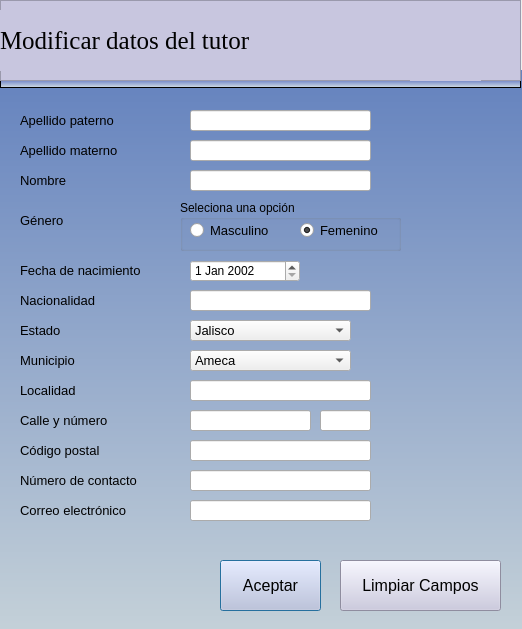
<?xml version="1.0" encoding="UTF-8"?>
<ui version="4.0">
 <class>Dialog_EditarTutor</class>
 <widget class="QDialog" name="Dialog_EditarTutor">
  <property name="geometry">
   <rect>
    <x>0</x>
    <y>0</y>
    <width>522</width>
    <height>629</height>
   </rect>
  </property>
  <property name="windowTitle">
   <string>Editar tutor</string>
  </property>
  <property name="windowIcon">
   <iconset>
    <normaloff>:/images/terapeuta.png</normaloff>:/images/terapeuta.png</iconset>
  </property>
  <widget class="QLineEdit" name="leLocalidad">
   <property name="geometry">
    <rect>
     <x>190</x>
     <y>380</y>
     <width>181</width>
     <height>21</height>
    </rect>
   </property>
   <property name="font">
    <font>
     <pointsize>10</pointsize>
    </font>
   </property>
   <property name="maxLength">
    <number>28</number>
   </property>
  </widget>
  <widget class="QLabel" name="label_16">
   <property name="geometry">
    <rect>
     <x>20</x>
     <y>500</y>
     <width>141</width>
     <height>21</height>
    </rect>
   </property>
   <property name="font">
    <font>
     <pointsize>10</pointsize>
    </font>
   </property>
   <property name="text">
    <string>Correo electrónico</string>
   </property>
  </widget>
  <widget class="QComboBox" name="cbEstado">
   <property name="geometry">
    <rect>
     <x>190</x>
     <y>320</y>
     <width>161</width>
     <height>21</height>
    </rect>
   </property>
   <property name="font">
    <font>
     <pointsize>10</pointsize>
    </font>
   </property>
   <item>
    <property name="text">
     <string>Jalisco</string>
    </property>
   </item>
  </widget>
  <widget class="QLineEdit" name="leApeMaterno">
   <property name="geometry">
    <rect>
     <x>190</x>
     <y>140</y>
     <width>181</width>
     <height>21</height>
    </rect>
   </property>
   <property name="font">
    <font>
     <pointsize>10</pointsize>
    </font>
   </property>
   <property name="maxLength">
    <number>28</number>
   </property>
  </widget>
  <widget class="QLineEdit" name="leCalle">
   <property name="geometry">
    <rect>
     <x>190</x>
     <y>410</y>
     <width>121</width>
     <height>21</height>
    </rect>
   </property>
   <property name="font">
    <font>
     <pointsize>10</pointsize>
    </font>
   </property>
   <property name="maxLength">
    <number>30</number>
   </property>
  </widget>
  <widget class="QLabel" name="label_6">
   <property name="geometry">
    <rect>
     <x>20</x>
     <y>230</y>
     <width>131</width>
     <height>21</height>
    </rect>
   </property>
   <property name="font">
    <font>
     <pointsize>10</pointsize>
    </font>
   </property>
   <property name="text">
    <string/>
   </property>
  </widget>
  <widget class="QLabel" name="label_10">
   <property name="geometry">
    <rect>
     <x>20</x>
     <y>380</y>
     <width>121</width>
     <height>21</height>
    </rect>
   </property>
   <property name="font">
    <font>
     <pointsize>10</pointsize>
    </font>
   </property>
   <property name="text">
    <string>Localidad</string>
   </property>
  </widget>
  <widget class="QLabel" name="label_4">
   <property name="geometry">
    <rect>
     <x>20</x>
     <y>170</y>
     <width>101</width>
     <height>21</height>
    </rect>
   </property>
   <property name="font">
    <font>
     <pointsize>10</pointsize>
    </font>
   </property>
   <property name="text">
    <string>Nombre</string>
   </property>
  </widget>
  <widget class="QLineEdit" name="leNacionalidad">
   <property name="geometry">
    <rect>
     <x>190</x>
     <y>290</y>
     <width>181</width>
     <height>21</height>
    </rect>
   </property>
   <property name="font">
    <font>
     <pointsize>10</pointsize>
    </font>
   </property>
   <property name="maxLength">
    <number>28</number>
   </property>
  </widget>
  <widget class="QLabel" name="label_5">
   <property name="geometry">
    <rect>
     <x>20</x>
     <y>260</y>
     <width>161</width>
     <height>21</height>
    </rect>
   </property>
   <property name="font">
    <font>
     <pointsize>10</pointsize>
    </font>
   </property>
   <property name="text">
    <string>Fecha de nacimiento</string>
   </property>
  </widget>
  <widget class="QLineEdit" name="leCorreoElectronico">
   <property name="geometry">
    <rect>
     <x>190</x>
     <y>500</y>
     <width>181</width>
     <height>21</height>
    </rect>
   </property>
   <property name="font">
    <font>
     <pointsize>10</pointsize>
    </font>
   </property>
   <property name="text">
    <string/>
   </property>
   <property name="maxLength">
    <number>30</number>
   </property>
  </widget>
  <widget class="QLabel" name="label_13">
   <property name="geometry">
    <rect>
     <x>20</x>
     <y>440</y>
     <width>121</width>
     <height>21</height>
    </rect>
   </property>
   <property name="font">
    <font>
     <pointsize>10</pointsize>
    </font>
   </property>
   <property name="text">
    <string>Código postal</string>
   </property>
  </widget>
  <widget class="QLabel" name="label_17">
   <property name="geometry">
    <rect>
     <x>20</x>
     <y>530</y>
     <width>121</width>
     <height>21</height>
    </rect>
   </property>
   <property name="font">
    <font>
     <pointsize>10</pointsize>
    </font>
   </property>
   <property name="text">
    <string/>
   </property>
  </widget>
  <widget class="QComboBox" name="cbMunicipio">
   <property name="geometry">
    <rect>
     <x>190</x>
     <y>350</y>
     <width>161</width>
     <height>21</height>
    </rect>
   </property>
   <property name="font">
    <font>
     <pointsize>10</pointsize>
    </font>
   </property>
   <item>
    <property name="text">
     <string>Ameca</string>
    </property>
   </item>
  </widget>
  <widget class="QLabel" name="label_11">
   <property name="geometry">
    <rect>
     <x>20</x>
     <y>410</y>
     <width>121</width>
     <height>21</height>
    </rect>
   </property>
   <property name="font">
    <font>
     <pointsize>10</pointsize>
    </font>
   </property>
   <property name="text">
    <string>Calle y número</string>
   </property>
  </widget>
  <widget class="QLineEdit" name="leCodigoPostal">
   <property name="geometry">
    <rect>
     <x>190</x>
     <y>440</y>
     <width>181</width>
     <height>21</height>
    </rect>
   </property>
   <property name="font">
    <font>
     <pointsize>10</pointsize>
    </font>
   </property>
   <property name="maxLength">
    <number>5</number>
   </property>
  </widget>
  <widget class="QLabel" name="label_18">
   <property name="geometry">
    <rect>
     <x>20</x>
     <y>290</y>
     <width>121</width>
     <height>21</height>
    </rect>
   </property>
   <property name="font">
    <font>
     <pointsize>10</pointsize>
    </font>
   </property>
   <property name="text">
    <string>Nacionalidad</string>
   </property>
  </widget>
  <widget class="QLabel" name="label_9">
   <property name="geometry">
    <rect>
     <x>20</x>
     <y>320</y>
     <width>121</width>
     <height>21</height>
    </rect>
   </property>
   <property name="font">
    <font>
     <pointsize>10</pointsize>
    </font>
   </property>
   <property name="text">
    <string>Estado</string>
   </property>
  </widget>
  <widget class="QLineEdit" name="leNombre">
   <property name="geometry">
    <rect>
     <x>190</x>
     <y>170</y>
     <width>181</width>
     <height>21</height>
    </rect>
   </property>
   <property name="font">
    <font>
     <pointsize>10</pointsize>
    </font>
   </property>
   <property name="maxLength">
    <number>28</number>
   </property>
  </widget>
  <widget class="QLineEdit" name="leApePaterno">
   <property name="geometry">
    <rect>
     <x>190</x>
     <y>110</y>
     <width>181</width>
     <height>21</height>
    </rect>
   </property>
   <property name="font">
    <font>
     <pointsize>10</pointsize>
    </font>
   </property>
   <property name="maxLength">
    <number>28</number>
   </property>
  </widget>
  <widget class="QLabel" name="label_3">
   <property name="geometry">
    <rect>
     <x>20</x>
     <y>140</y>
     <width>131</width>
     <height>21</height>
    </rect>
   </property>
   <property name="font">
    <font>
     <pointsize>10</pointsize>
    </font>
   </property>
   <property name="text">
    <string>Apellido materno</string>
   </property>
  </widget>
  <widget class="QLineEdit" name="leNumeroContacto">
   <property name="geometry">
    <rect>
     <x>190</x>
     <y>470</y>
     <width>181</width>
     <height>21</height>
    </rect>
   </property>
   <property name="font">
    <font>
     <pointsize>10</pointsize>
    </font>
   </property>
   <property name="maxLength">
    <number>10</number>
   </property>
  </widget>
  <widget class="QLabel" name="label_14">
   <property name="geometry">
    <rect>
     <x>20</x>
     <y>470</y>
     <width>151</width>
     <height>21</height>
    </rect>
   </property>
   <property name="font">
    <font>
     <pointsize>10</pointsize>
    </font>
   </property>
   <property name="text">
    <string>Número de contacto</string>
   </property>
  </widget>
  <widget class="QLabel" name="label_12">
   <property name="geometry">
    <rect>
     <x>20</x>
     <y>350</y>
     <width>121</width>
     <height>21</height>
    </rect>
   </property>
   <property name="font">
    <font>
     <pointsize>10</pointsize>
    </font>
   </property>
   <property name="text">
    <string>Municipio</string>
   </property>
  </widget>
  <widget class="QLabel" name="label_15">
   <property name="geometry">
    <rect>
     <x>20</x>
     <y>210</y>
     <width>121</width>
     <height>21</height>
    </rect>
   </property>
   <property name="font">
    <font>
     <pointsize>10</pointsize>
    </font>
   </property>
   <property name="text">
    <string>Género</string>
   </property>
  </widget>
  <widget class="QLabel" name="label_2">
   <property name="geometry">
    <rect>
     <x>20</x>
     <y>110</y>
     <width>131</width>
     <height>21</height>
    </rect>
   </property>
   <property name="font">
    <font>
     <pointsize>10</pointsize>
    </font>
   </property>
   <property name="text">
    <string>Apellido paterno</string>
   </property>
  </widget>
  <widget class="QLineEdit" name="leNumero">
   <property name="geometry">
    <rect>
     <x>320</x>
     <y>410</y>
     <width>51</width>
     <height>21</height>
    </rect>
   </property>
   <property name="maxLength">
    <number>4</number>
   </property>
  </widget>
  <widget class="QPushButton" name="btnAceptar">
   <property name="geometry">
    <rect>
     <x>220</x>
     <y>560</y>
     <width>101</width>
     <height>51</height>
    </rect>
   </property>
   <property name="font">
    <font>
     <pointsize>12</pointsize>
    </font>
   </property>
   <property name="styleSheet">
    <string notr="true">background-color: rgb(180, 255, 199);
background-color: rgb(200, 198, 223);</string>
   </property>
   <property name="text">
    <string>Aceptar</string>
   </property>
  </widget>
  <widget class="QPushButton" name="btnCancelar">
   <property name="geometry">
    <rect>
     <x>340</x>
     <y>560</y>
     <width>161</width>
     <height>51</height>
    </rect>
   </property>
   <property name="font">
    <font>
     <pointsize>12</pointsize>
    </font>
   </property>
   <property name="styleSheet">
    <string notr="true">background-color: rgb(180, 255, 199);
background-color: rgb(200, 198, 223);</string>
   </property>
   <property name="text">
    <string>Limpiar Campos</string>
   </property>
  </widget>
  <widget class="QGroupBox" name="groupBox">
   <property name="geometry">
    <rect>
     <x>180</x>
     <y>200</y>
     <width>221</width>
     <height>51</height>
    </rect>
   </property>
   <property name="title">
    <string>Seleciona una opción</string>
   </property>
   <widget class="QRadioButton" name="rbFemenino">
    <property name="geometry">
     <rect>
      <x>120</x>
      <y>20</y>
      <width>101</width>
      <height>20</height>
     </rect>
    </property>
    <property name="font">
     <font>
      <pointsize>10</pointsize>
     </font>
    </property>
    <property name="text">
     <string>Femenino</string>
    </property>
    <property name="checked">
     <bool>true</bool>
    </property>
   </widget>
   <widget class="QRadioButton" name="rbMasculino">
    <property name="geometry">
     <rect>
      <x>10</x>
      <y>20</y>
      <width>111</width>
      <height>20</height>
     </rect>
    </property>
    <property name="font">
     <font>
      <pointsize>10</pointsize>
     </font>
    </property>
    <property name="text">
     <string>Masculino</string>
    </property>
    <property name="checked">
     <bool>false</bool>
    </property>
   </widget>
  </widget>
  <widget class="QDateEdit" name="dateEdit">
   <property name="geometry">
    <rect>
     <x>190</x>
     <y>260</y>
     <width>110</width>
     <height>22</height>
    </rect>
   </property>
   <property name="dateTime">
    <datetime>
     <hour>0</hour>
     <minute>0</minute>
     <second>0</second>
     <year>2002</year>
     <month>1</month>
     <day>1</day>
    </datetime>
   </property>
  </widget>
  <widget class="QFrame" name="frame_2">
   <property name="geometry">
    <rect>
     <x>0</x>
     <y>80</y>
     <width>521</width>
     <height>8</height>
    </rect>
   </property>
   <property name="maximumSize">
    <size>
     <width>16777215</width>
     <height>8</height>
    </size>
   </property>
   <property name="styleSheet">
    <string notr="true">background-color: qlineargradient(spread:pad, x1:0, y1:1, x2:0, y2:0, stop:0 rgba(214, 225, 229), stop:1 rgba(109, 130, 198));
</string>
   </property>
   <property name="frameShape">
    <enum>QFrame::StyledPanel</enum>
   </property>
   <property name="frameShadow">
    <enum>QFrame::Raised</enum>
   </property>
  </widget>
  <widget class="QFrame" name="frame">
   <property name="geometry">
    <rect>
     <x>0</x>
     <y>0</y>
     <width>521</width>
     <height>81</height>
    </rect>
   </property>
   <property name="styleSheet">
    <string notr="true">background-color: rgb(200, 198, 223);</string>
   </property>
   <property name="frameShape">
    <enum>QFrame::StyledPanel</enum>
   </property>
   <property name="frameShadow">
    <enum>QFrame::Raised</enum>
   </property>
   <widget class="QLabel" name="label_8">
    <property name="geometry">
     <rect>
      <x>0</x>
      <y>10</y>
      <width>401</width>
      <height>61</height>
     </rect>
    </property>
    <property name="font">
     <font>
      <family>Times New Roman</family>
      <pointsize>19</pointsize>
      <weight>9</weight>
      <italic>false</italic>
      <bold>false</bold>
     </font>
    </property>
    <property name="styleSheet">
     <string notr="true">
font: 75 19pt &quot;Times New Roman&quot;;</string>
    </property>
    <property name="text">
     <string>Modificar datos del tutor</string>
    </property>
   </widget>
   <widget class="QLabel" name="label_23">
    <property name="geometry">
     <rect>
      <x>410</x>
      <y>10</y>
      <width>71</width>
      <height>71</height>
     </rect>
    </property>
    <property name="font">
     <font>
      <pointsize>10</pointsize>
     </font>
    </property>
    <property name="styleSheet">
     <string notr="true">image: url(:/newPrefix/familia.png);</string>
    </property>
    <property name="text">
     <string/>
    </property>
   </widget>
  </widget>
  <widget class="QLabel" name="label_25">
   <property name="geometry">
    <rect>
     <x>0</x>
     <y>70</y>
     <width>531</width>
     <height>641</height>
    </rect>
   </property>
   <property name="minimumSize">
    <size>
     <width>100</width>
     <height>100</height>
    </size>
   </property>
   <property name="styleSheet">
    <string notr="true">background-color: qlineargradient(spread:pad, x1:0, y1:1, x2:0, y2:0, stop:0 rgba(210, 220, 220), stop:1 rgba(100, 130, 190));

</string>
   </property>
   <property name="text">
    <string/>
   </property>
  </widget>
  <zorder>label_25</zorder>
  <zorder>leLocalidad</zorder>
  <zorder>label_16</zorder>
  <zorder>cbEstado</zorder>
  <zorder>leApeMaterno</zorder>
  <zorder>leCalle</zorder>
  <zorder>label_6</zorder>
  <zorder>label_10</zorder>
  <zorder>label_4</zorder>
  <zorder>leNacionalidad</zorder>
  <zorder>label_5</zorder>
  <zorder>leCorreoElectronico</zorder>
  <zorder>label_13</zorder>
  <zorder>label_17</zorder>
  <zorder>cbMunicipio</zorder>
  <zorder>label_11</zorder>
  <zorder>leCodigoPostal</zorder>
  <zorder>label_18</zorder>
  <zorder>label_9</zorder>
  <zorder>leNombre</zorder>
  <zorder>leApePaterno</zorder>
  <zorder>label_3</zorder>
  <zorder>leNumeroContacto</zorder>
  <zorder>label_14</zorder>
  <zorder>label_12</zorder>
  <zorder>label_15</zorder>
  <zorder>label_2</zorder>
  <zorder>leNumero</zorder>
  <zorder>btnAceptar</zorder>
  <zorder>btnCancelar</zorder>
  <zorder>groupBox</zorder>
  <zorder>dateEdit</zorder>
  <zorder>frame_2</zorder>
  <zorder>frame</zorder>
 </widget>
 <resources>
  <include location="images/image.qrc"/>
 </resources>
 <connections/>
</ui>
